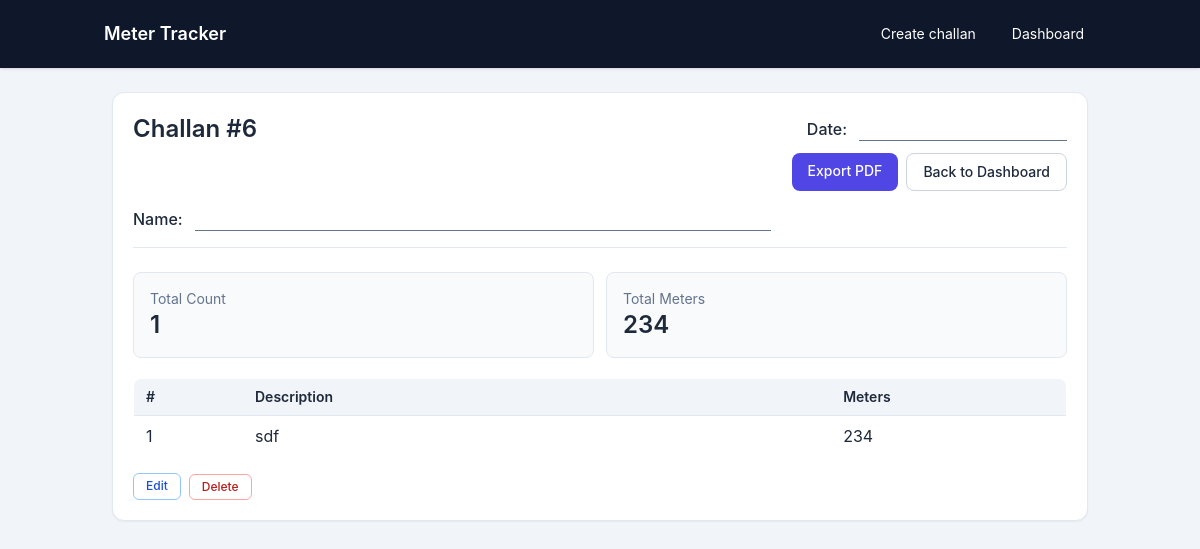
Screenshot of /challans/6/ with the database file from the repository.
### entries/models.py (models this page shows, shortened)
class Challan(models.Model):
    created_at = models.DateTimeField(default=timezone.now, db_index=True)
    class Meta:
        ordering = ["-created_at"]
    def total_meters(self) -> Decimal:
        total = ChallanLine.objects.filter(item__challan=self).aggregate(t=Sum("meters")).get(
            "t"
        )
        return total if total is not None else Decimal("0")
    def line_count(self) -> int:
        return ChallanLine.objects.filter(item__challan=self).count()

class ChallanLine(models.Model):
    item = models.ForeignKey(
        ChallanItem,
        on_delete=models.CASCADE,
        related_name="lines",
    )
    meters = models.DecimalField(max_digits=10, decimal_places=2)
    sort_order = models.PositiveIntegerField(default=0)
    class Meta:
        ordering = ["sort_order", "id"]

class ChallanItem(models.Model):
    challan = models.ForeignKey(
        Challan,
        on_delete=models.CASCADE,
        related_name="items",
    )
    description = models.TextField(blank=True)
    sort_order = models.PositiveIntegerField(default=0)
    class Meta:
        ordering = ["sort_order", "id"]

### entries/views.py (the view)
# urls.py: path("challans/<int:pk>/", challan_detail_view, name="challan_detail"),
def challan_detail_view(request, pk):
    challan = get_object_or_404(
        Challan.objects.prefetch_related("items__lines"),
        pk=pk,
    )
    items = list(challan.items.all())
    context = {
        "challan": challan,
        "items": items,
        "total_count": challan.line_count(),
        "total_meters": challan.total_meters(),
    }
    return render(request, "entries/challan_detail.html", context)

### entries/templates/entries/challan_detail.html (shortened to what this page needs)
{% extends "entries/base.html" %}
{% block content %}
<section class="rounded-xl bg-white p-5 shadow-sm border border-slate-200">
  <div class="flex flex-wrap items-start justify-between gap-4 mb-3">
    <h1 class="text-2xl font-semibold">Challan #{{ challan.pk }}</h1>
    <div class="flex flex-col items-end gap-3">
      <div class="flex items-end gap-3 challan-write-field">
        <span class="font-medium text-slate-800 shrink-0">Date:</span>
        <span class="challan-write-line w-44 sm:w-52" aria-hidden="true"></span>
      </div>
      <div class="flex flex-wrap justify-end gap-2 no-print">
        <button
          type="button"
          onclick="window.print()"
          class="inline-flex rounded-lg bg-indigo-600 px-4 py-2 text-sm font-medium text-white hover:bg-indigo-700 transition">
          Export PDF
        </button>
        <a
          href="{% url 'entries:dashboard' %}"
          class="inline-flex rounded-lg border border-slate-300 px-4 py-2 text-sm font-medium hover:bg-slate-100 transition">
          Back to Dashboard
        </a>
      </div>
    </div>
  </div>
  <div class="flex items-end gap-3 mb-6 pb-4 border-b border-slate-200 challan-write-field">
    <span class="font-medium text-slate-800 shrink-0">Name:</span>
    <span class="challan-write-line flex-1 max-w-xl min-w-[12rem]" aria-hidden="true"></span>
  </div>
  {% include "entries/_report_panel.html" with items=items total_count=total_count total_meters=total_meters challan=challan show_actions=True %}
</section>
{% endblock %}

### entries/templates/entries/_report_panel.html (shortened to what this page needs)
<div class="mb-5 grid gap-3 sm:grid-cols-2">
  <div class="rounded-lg border border-slate-200 bg-slate-50 p-4">
    <p class="text-sm text-slate-500">{{ total_count_label|default:"Total Count" }}</p>
    <p class="text-2xl font-semibold">{{ total_count }}</p>
  </div>
  <div class="rounded-lg border border-slate-200 bg-slate-50 p-4">
    <p class="text-sm text-slate-500">{{ total_meters_label|default:"Total Meters" }}</p>
    <p class="text-2xl font-semibold">{{ total_meters|floatformat:-2 }}</p>
  </div>
</div>
{% if items %}
  <div class="overflow-x-auto">
    <table class="min-w-full border border-slate-200 rounded-lg overflow-hidden">
      <thead class="bg-slate-100">
        <tr>
          <th class="px-3 py-2 text-left text-sm font-semibold">#</th>
          <th class="px-3 py-2 text-left text-sm font-semibold">Description</th>
          <th class="px-3 py-2 text-left text-sm font-semibold">Meters</th>
        </tr>
      </thead>
      <tbody>
        {% for item in items %}
          {% with line_count=item.lines.all|length %}
            {% for line in item.lines.all %}
              <tr class="border-t border-slate-200">
                {% if forloop.first %}
                  <td class="px-3 py-2 align-middle" rowspan="{{ line_count }}">{{ forloop.parentloop.counter }}</td>
                  <td class="px-3 py-2 description-cell break-all min-w-[180px] align-middle" rowspan="{{ line_count }}">
                    {{ item.description|default:"—" }}
                  </td>
                {% endif %}
                <td class="px-3 py-2">{{ line.meters|floatformat:-2 }}</td>
              </tr>
            {% endfor %}
          {% endwith %}
        {% endfor %}
      </tbody>
    </table>
  </div>
  {% if show_actions and challan %}
    <div class="mt-4 flex flex-wrap gap-2 no-print">
      <a
        href="{% url 'entries:edit_challan' challan.pk %}"
        class="inline-flex rounded-md border border-blue-300 px-3 py-1 text-xs font-medium text-blue-700 hover:bg-blue-50 transition">
        Edit
      </a>
      <form
        method="post"
        action="{% url 'entries:delete_challan' challan.pk %}"
        onsubmit="return confirm('Delete this challan and all its lines?');">
        <button
          type="submit"
          class="inline-flex rounded-md border border-red-300 px-3 py-1 text-xs font-medium text-red-700 hover:bg-red-50 transition">
          Delete
        </button>
      </form>
    </div>
  {% endif %}
{% else %}
  <p class="rounded-lg border border-slate-200 bg-slate-50 p-4 text-slate-700">
    No lines on this challan yet.
  </p>
{% endif %}

### entries/static/entries/styles.css (style rules this page uses)
body { font-family: Inter, "Segoe UI", Tahoma, Geneva, Verdana, sans-serif; }
table th { white-space: nowrap; }
.challan-write-line { display: inline-block; min-height: 1.75rem; border-bottom: 1px solid #64748b; }
.challan-write-field { print-color-adjust: exact; -webkit-print-color-adjust: exact; }
.description-cell { white-space: normal; overflow-wrap: anywhere; word-break: break-word; }

### rows the page displays
Challan: pk "6"
ChallanItem: description "sdf"
ChallanLine: meters "234"

### other values shown
{{ total_count_label|default:"Total Count" }} "Total Count"
{{ total_count }} "1"
{{ total_meters_label|default:"Total Meters" }} "Total Meters"
{{ total_meters|floatformat:-2 }} "234"
